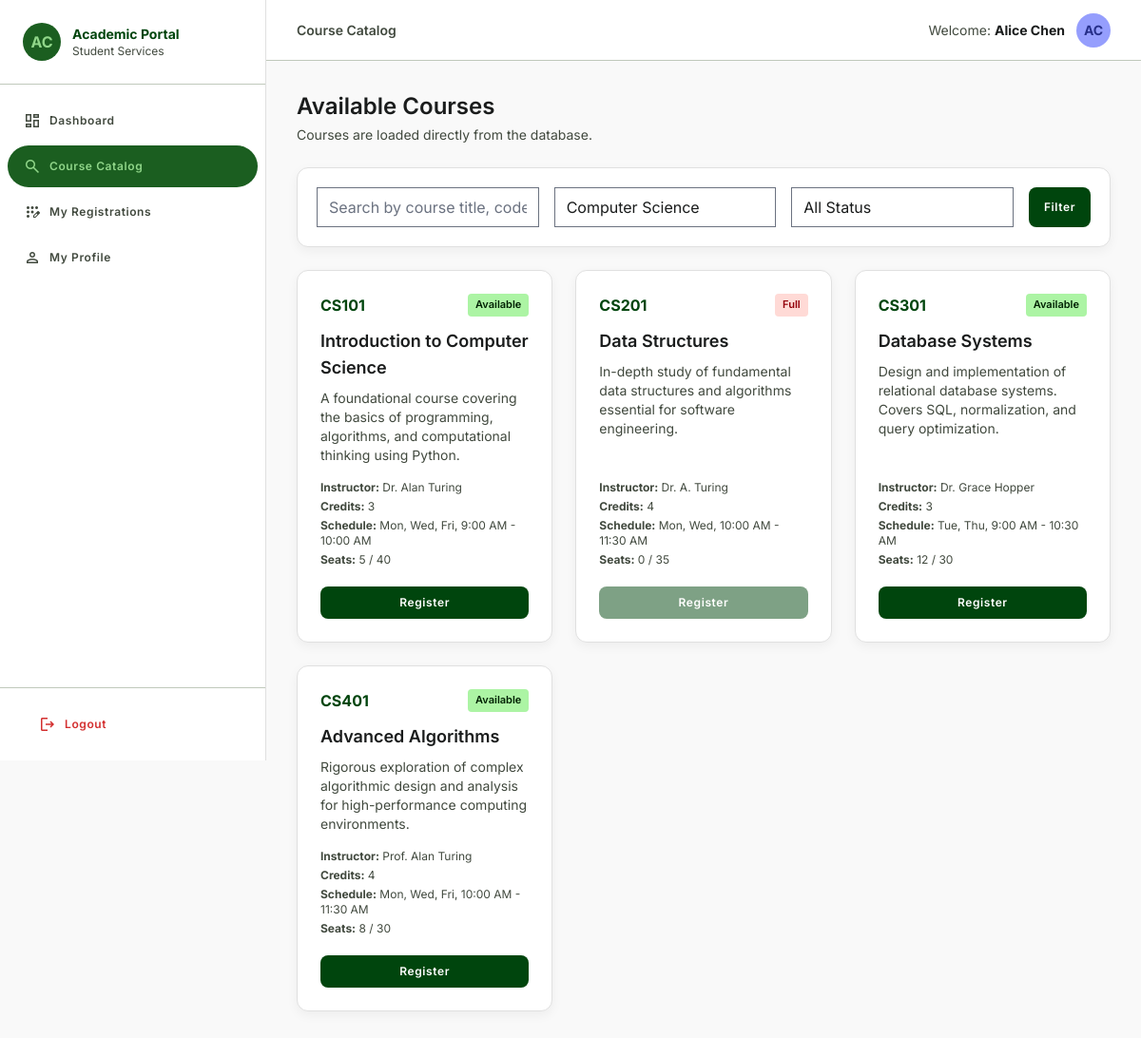
The app's page /student/courses.php?dept=Computer Science (signed in) with its own data.
### tables this page shows
CREATE TABLE students (
    student_id     INT UNSIGNED AUTO_INCREMENT PRIMARY KEY,
    user_id        INT UNSIGNED NOT NULL UNIQUE,
    student_number VARCHAR(20)  NOT NULL UNIQUE,
    department     VARCHAR(100) NOT NULL,
    program        VARCHAR(150) NOT NULL,
    year_level     TINYINT UNSIGNED NOT NULL DEFAULT 1,
    created_at     DATETIME NOT NULL DEFAULT CURRENT_TIMESTAMP,
    CONSTRAINT fk_student_user FOREIGN KEY (user_id)
        REFERENCES users(user_id) ON DELETE CASCADE ON UPDATE CASCADE,
    INDEX idx_student_number (student_number),
    INDEX idx_student_user   (user_id)
);

CREATE TABLE users (
    user_id       INT UNSIGNED AUTO_INCREMENT PRIMARY KEY,
    full_name     VARCHAR(150)  NOT NULL,
    email         VARCHAR(180)  NOT NULL UNIQUE,
    password_hash VARCHAR(255)  NOT NULL,
    role          ENUM('student','admin') NOT NULL DEFAULT 'student',
    is_active     TINYINT(1)    NOT NULL DEFAULT 1,
    created_at    DATETIME      NOT NULL DEFAULT CURRENT_TIMESTAMP,
    updated_at    DATETIME      NOT NULL DEFAULT CURRENT_TIMESTAMP ON UPDATE CURRENT_TIMESTAMP,
    INDEX idx_email (email),
    INDEX idx_role  (role)
);

CREATE TABLE courses (
    course_id       INT UNSIGNED AUTO_INCREMENT PRIMARY KEY,
    course_code     VARCHAR(20)  NOT NULL UNIQUE,
    course_title    VARCHAR(200) NOT NULL,
    description     TEXT,
    department      VARCHAR(100) NOT NULL,
    instructor      VARCHAR(150) NOT NULL,
    credit_hours    TINYINT UNSIGNED NOT NULL DEFAULT 3,
    schedule_day    VARCHAR(60)  NOT NULL,
    schedule_time   VARCHAR(60)  NOT NULL,
    capacity        SMALLINT UNSIGNED NOT NULL DEFAULT 30,
    available_seats SMALLINT UNSIGNED NOT NULL DEFAULT 30,
    status          ENUM('active','inactive','full') NOT NULL DEFAULT 'active',
    created_at      DATETIME NOT NULL DEFAULT CURRENT_TIMESTAMP,
    updated_at      DATETIME NOT NULL DEFAULT CURRENT_TIMESTAMP ON UPDATE CURRENT_TIMESTAMP,
    CONSTRAINT chk_capacity  CHECK (capacity > 0),
    CONSTRAINT chk_seats     CHECK (available_seats >= 0),
    CONSTRAINT chk_seats_cap CHECK (available_seats <= capacity),
    INDEX idx_course_code (course_code),
    INDEX idx_department  (department),
    INDEX idx_status      (status)
);

### includes/auth.php (called while the page is built, shortened)
<?php
require_once __DIR__ . '/db.php';
function currentUser(): ?array {
    global $pdo;
    $stmt = $pdo->prepare("\n        SELECT u.user_id, u.full_name, u.email, u.role, u.is_active,\n               s.student_id, s.student_number, s.department AS student_department, s.program, s.year_level,\n               a.admin_id, a.staff_number\n        FROM users u\n        LEFT JOIN students s ON u.user_id = s.user_id\n        LEFT JOIN admins a ON u.user_id = a.user_id\n        WHERE u.user_id = ?\n        LIMIT 1\n    ");
    $stmt->execute([$_SESSION['user_id']]);
    $user = $stmt->fetch();
    return $user ?: null;
}
?>

### includes/functions.php (called while the page is built, shortened)
<?php
require_once __DIR__ . '/db.php';
function e($value): string { return htmlspecialchars((string)$value, ENT_QUOTES, 'UTF-8'); }
function getInitials(?string $name): string {
    $parts = preg_split('/\s+/', trim((string)$name));
    $initials = '';
    foreach ($parts as $part) if ($part !== '') $initials .= strtoupper(substr($part, 0, 1));
    return substr($initials ?: 'U', 0, 2);
}
function getCourses(array $filters = []): array {
    global $pdo;
    $sql = "SELECT * FROM courses WHERE 1=1";
    $params = [];
    $search = trim($filters['search'] ?? '');
    $dept = trim($filters['dept'] ?? ($filters['department'] ?? ''));
    $status = trim($filters['status'] ?? '');
    $available = $filters['available'] ?? '';
    if ($dept !== '') { $sql .= " AND department = ?"; $params[] = $dept; }
    $sql .= " ORDER BY course_code ASC";
    $stmt = $pdo->prepare($sql);
    $stmt->execute($params);
    return $stmt->fetchAll();
}
?>

### includes/config.php (called while the page is built, shortened)
<?php
function url(string $path): string {
    return BASE_URL . $path;
}
?>

### student/courses.php (the view)
<?php
require_once '../includes/auth.php'; require_once '../includes/functions.php';
requireStudent(); $user=currentUser();
$filters=['search'=>$_GET['search']??'', 'dept'=>$_GET['dept']??'', 'available'=>$_GET['available']??'']; $courses=getCourses($filters);
$pageTitle='Course Catalog'; $activePage='courses'; $sidebarRole='student';
require_once '../includes/header.php'; require_once '../includes/sidebar.php';
?>
<div class="p-8 max-w-6xl mx-auto"><div class="mb-6"><h2 class="text-2xl font-semibold text-on-surface mb-1">Available Courses</h2><p class="text-sm text-on-surface-variant">Courses are loaded directly from the database.</p></div>
<form method="GET" class="card mb-6 p-5"><div class="flex flex-col md:flex-row gap-4"><input name="search" value="<?= e($filters['search']) ?>" class="form-input" placeholder="Search by course title, code, or instructor"><select name="dept" class="form-input max-w-xs"><option value="">All Departments</option><?php foreach(['Computer Science','Business Administration','Liberal Arts','Mathematics','Engineering','Natural Sciences'] as $d): ?><option <?= $filters['dept']===$d?'selected':'' ?>><?= e($d) ?></option><?php endforeach; ?></select><select name="available" class="form-input max-w-xs"><option value="">All Status</option><option value="available" <?= $filters['available']==='available'?'selected':'' ?>>Available</option><option value="full" <?= $filters['available']==='full'?'selected':'' ?>>Full</option></select><button class="btn-primary" type="submit">Filter</button></div></form>
<div class="grid grid-cols-1 md:grid-cols-2 lg:grid-cols-3 gap-6"><?php foreach($courses as $c): $isFull=(int)$c['available_seats']<=0 || $c['status']==='full'; ?><div class="course-card"><div class="flex justify-between gap-2 mb-3"><span class="font-bold text-primary"><?= e($c['course_code']) ?></span><span class="<?= $isFull?'badge-full':'badge-available' ?>"><?= $isFull?'Full':'Available' ?></span></div><h3 class="text-lg font-semibold mb-2"><?= e($c['course_title']) ?></h3><p class="text-sm text-on-surface-variant flex-grow"><?= e($c['description']) ?></p><div class="text-xs text-on-surface-variant mt-4 space-y-1"><p><strong>Instructor:</strong> <?= e($c['instructor']) ?></p><p><strong>Credits:</strong> <?= (int)$c['credit_hours'] ?></p><p><strong>Schedule:</strong> <?= e($c['schedule_day']) ?>, <?= e($c['schedule_time']) ?></p><p><strong>Seats:</strong> <?= (int)$c['available_seats'] ?> / <?= (int)$c['capacity'] ?></p></div><button class="btn-primary w-full justify-center mt-5" <?= $isFull?'disabled style="opacity:.5;cursor:not-allowed"':'' ?> onclick="enrollCourse(<?= (int)$c['course_id'] ?>)">Register</button></div><?php endforeach; ?></div></div>
<?php require_once '../includes/footer.php'; ?>

### includes/sidebar.php
<?php
if (($sidebarRole ?? '') === 'admin') require __DIR__ . '/admin_sidebar.php';
else require __DIR__ . '/student_sidebar.php';
?>
<div class="main-content">
<header class="sticky top-0 z-30 flex justify-between items-center px-8 h-16 bg-surface border-b border-outline-variant">
  <div class="flex items-center gap-3"><span class="text-sm font-semibold text-on-surface-variant hidden md:block"><?= e($pageTitle ?? 'Dashboard') ?></span></div>
  <div class="flex items-center gap-3">
    <span class="text-sm text-on-surface-variant"><?= ($sidebarRole ?? '') === 'admin' ? 'Admin' : 'Welcome' ?>: <strong class="text-on-surface"><?= e($user['full_name'] ?? 'User') ?></strong></span>
    <div class="w-9 h-9 rounded-full bg-secondary-container text-on-secondary-container flex items-center justify-center font-bold text-sm"><?= e(getInitials($user['full_name'] ?? 'User')) ?></div>
  </div>
</header>

### includes/student_sidebar.php
<aside class="sidebar" id="student-sidebar">
  <div class="flex items-center gap-3 p-6 border-b border-outline-variant">
    <div class="w-10 h-10 rounded-full bg-primary-container flex items-center justify-center font-bold text-on-primary-container"><?= e(getInitials($user['full_name'] ?? 'Student')) ?></div>
    <div><h2 class="text-sm font-bold text-primary">Academic Portal</h2><p class="text-xs text-on-surface-variant">Student Services</p></div>
  </div>
  <nav class="flex-1 py-4 overflow-y-auto"><ul class="space-y-1">
    <li><a class="nav-link <?= ($activePage ?? '') === 'dashboard' ? 'active' : '' ?>" href="<?= url('/student/dashboard.php') ?>"><span class="ms" style="font-size:20px">dashboard</span>Dashboard</a></li>
    <li><a class="nav-link <?= ($activePage ?? '') === 'courses' ? 'active' : '' ?>" href="<?= url('/student/courses.php') ?>"><span class="ms" style="font-size:20px">search</span>Course Catalog</a></li>
    <li><a class="nav-link <?= ($activePage ?? '') === 'mycourses' ? 'active' : '' ?>" href="<?= url('/student/my_courses.php') ?>"><span class="ms" style="font-size:20px">app_registration</span>My Registrations</a></li>
    <li><a class="nav-link <?= ($activePage ?? '') === 'profile' ? 'active' : '' ?>" href="<?= url('/student/profile.php') ?>"><span class="ms" style="font-size:20px">person</span>My Profile</a></li>
  </ul></nav>
  <div class="p-4 border-t border-outline-variant"><a href="<?= url('/logout.php') ?>" class="nav-link w-full text-error hover:bg-error-container/20"><span class="ms" style="font-size:20px;color:#D32F2F">logout</span>Logout</a></div>
</aside>

### assets/css/style.css (style rules this page uses)
* { font-family: 'Inter', sans-serif; }
body { min-height: 100dvh; }
.ms { font-family: 'Material Symbols Outlined'; font-weight: normal; font-style: normal; font-size: 24px; line-height: 1; letter-spacing: normal; text-transform: none; display: inline-block; white-space: nowrap; direction: ltr; -webkit-font-smoothing: antialiased; }
.nav-link { display: flex; align-items: center; gap: 8px; padding: 12px 16px; margin: 0 8px; border-radius: 9999px; cursor: pointer; font-size: 12px; font-weight: 600; letter-spacing: 0.05em; color: #41493e; transition: all 0.15s; }
.nav-link.active { background: #1b5e20; color: #90d689; }
.nav-link.active .ms { color: #90d689; }
.btn-primary { background: #00450d; color: white; padding: 8px 16px; border-radius: 8px; font-size: 12px; font-weight: 600; letter-spacing: 0.05em; cursor: pointer; border: none; display: inline-flex; align-items: center; gap: 6px; transition: all 0.15s; }
.card { background: white; border: 1px solid #E0E0E0; border-radius: 12px; padding: 24px; box-shadow: 0 4px 12px rgba(0,0,0,0.05); }
.badge-available { background: #acf4a4; color: #002203; font-size: 11px; font-weight: 600; padding: 3px 8px; border-radius: 4px; }
.badge-full { background: #ffdad6; color: #93000a; font-size: 11px; font-weight: 600; padding: 3px 8px; border-radius: 4px; }
.form-input { width: 100%; padding: 10px 14px; background: white; border: 1px solid #E0E0E0; border-radius: 8px; font-size: 15px; color: #1a1c1c; outline: none; transition: all 0.2s; box-sizing: border-box; }
.course-card { background: white; border: 1px solid #E0E0E0; border-radius: 12px; padding: 24px; box-shadow: 0 4px 12px rgba(0,0,0,0.05); display: flex; flex-direction: column; transition: box-shadow 0.2s; }
.sidebar { width: 280px; min-height: 100vh; background: white; border-right: 1px solid #E0E0E0; position: fixed; top: 0; left: 0; z-index: 40; display: flex; flex-direction: column; }
.main-content { margin-left: 280px; min-height: 100vh; background: #f9f9f9; }
.ms { font-feature-settings: 'liga'; }

### records on screen
students: user.full_name "AC", user.full_name "Alice Chen"
courses: course_code "CS101", status "Available", course_title "Introduction to Computer Science", description "A foundational course covering the basics of programming, algorithms, and computational thinking using Python.", instructor "Dr. Alan Turing", credit_hours "3", schedule_day "Mon, Wed, Fri", schedule_time "9:00 AM - 10:00 AM", available_seats "5", capacity "40"
courses: course_code "CS201", shows "Full", course_title "Data Structures", description "In-depth study of fundamental data structures and algorithms essential for software engineering.", instructor "Dr. A. Turing", credit_hours "4", schedule_day "Mon, Wed", schedule_time "10:00 AM - 11:30 AM", available_seats "0", capacity "35"
courses: course_code "CS301", status "Available", course_title "Database Systems", description "Design and implementation of relational database systems. Covers SQL, normalization, and query optimization.", instructor "Dr. Grace Hopper", credit_hours "3", schedule_day "Tue, Thu", schedule_time "9:00 AM - 10:30 AM", available_seats "12", capacity "30"
courses: course_code "CS401", status "Available", course_title "Advanced Algorithms", description "Rigorous exploration of complex algorithmic design and analysis for high-performance computing environments.", instructor "Prof. Alan Turing", credit_hours "4", schedule_day "Mon, Wed, Fri", schedule_time "10:00 AM - 11:30 AM", available_seats "8", capacity "30"

### other values on screen
$pageTitle "Course Catalog"
form field dept "Computer Science"
